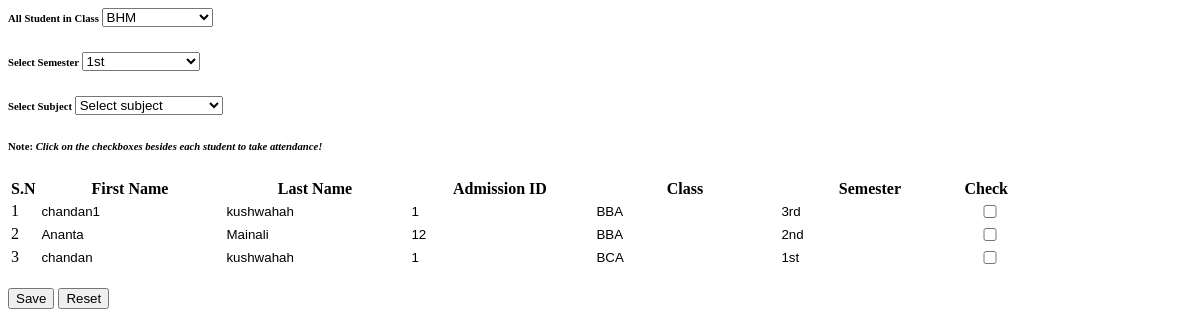
/admin/pages/attendance/takeAttendance.php, run on an earlier commit of the app's database.
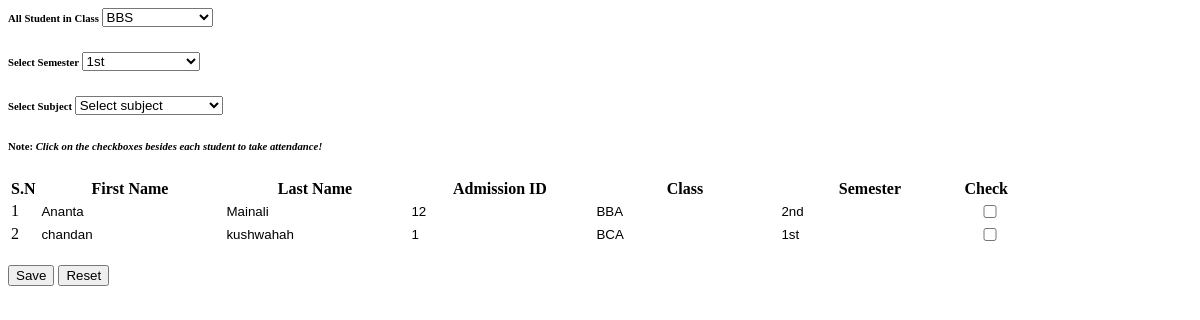
And on a later commit of the database.
### tables this page shows
CREATE TABLE `students` (
  `id` int(11) NOT NULL,
  `fname` varchar(40) NOT NULL,
  `lname` varchar(20) NOT NULL,
  `gender` varchar(10) NOT NULL,
  `dob` varchar(20) NOT NULL,
  `blood` varchar(11) NOT NULL,
  `religion` varchar(20) NOT NULL,
  `email` varchar(50) NOT NULL,
  `admissionid` varchar(20) NOT NULL,
  `section` varchar(10) NOT NULL,
  `shortbio` varchar(400) NOT NULL,
  `phone` varchar(10) NOT NULL,
  `class` varchar(10) NOT NULL,
  `semester` varchar(4) NOT NULL,
  `image` varchar(255) DEFAULT NULL
);

### admin/pages/attendance/takeAttendance.php (the view, shortened to what this page needs)
<?php
include dirname(__DIR__, 3). '/config.php';
$selected_class = isset($_POST['class']) ? $_POST['class'] : '';
$selected_semester = isset($_POST['semester']) ? $_POST['semester'] : '';
$students = [];
$sql = "SELECT fname, lname, admissionid, class, semester FROM students WHERE 1";
$result = mysqli_query($conn, $sql);
if (mysqli_num_rows($result) > 0) {
    while ($row = mysqli_fetch_assoc($result)) {
        $students[] = $row;
    }
}
$classes = [];
$sql2 = "SELECT DISTINCT classes FROM classes";
$result2 = mysqli_query($conn, $sql2);
if (mysqli_num_rows($result2) > 0) {
    while ($row = mysqli_fetch_assoc($result2)) {
        $classes[] = $row;
    }
}
$subjects = [];
            ?>
<form method="post">
    <div class="row">
        <div class="col-lg-12">
            <div class="card mb-4">
                <div class="card-header py-3 d-flex flex-row align-items-center justify-content-between">
                    <h6 class="m-0 font-weight-bold text-primary">All Student in Class
                        <select name="class" onchange="this.form.submit()">
                            <?php
                            if( !empty( $classes ) && is_array($classes )) {
                                foreach ($classes as $class) {
                                    $is_selected = ($selected_class == strtoupper($class['classes'])) ? 'selected' : '';
                                    echo "<option value='" . strtoupper($class['classes']) . "' $is_selected>" . strtoupper($class['classes']) . "</option>";
                                }
                            }
                            ?>
                        </select>
                    </h6>
                    <h6 class="m-0 font-weight-bold text-primary">Select Semester
                        <select name="semester" onchange="this.form.submit()">
                            <option value="1st" <?php echo ($selected_semester == "1st") ? "selected" : ""; ?>>1st</option>
                        </select>
                    </h6>
                    <h6 class="m-0 font-weight-bold text-primary">Select Subject
                        <select name="subject">
                            <option value="" disabled <?php echo empty($subjects) ? 'selected' : ''; ?>>Select subject</option>
                        </select>
                    </h6>
                    <h6 class="m-0 font-weight-bold text-danger">Note: <i>Click on the
                            checkboxes besides each student to take attendance!</i></h6>
                </div>
                <div class="table-responsive p-3">
                    <table class="table align-items-center table-flush table-hover">
                        <thead class="thead-light">
                            <tr>
                                <th>S.N</th>
                                <th>First Name</th>
                                <th>Last Name</th>
                                <th>Admission ID</th>
                                <th>Class</th>
                                <th>Semester</th>
                                <th>Check</th>
                            </tr>
                        </thead>
                        <tbody>
                            <?php
                            $i = 1;
                            foreach ($students as $row) {
                                ?>
                                <tr>
                                    <td><?php echo $i; ?></td>
                                    <td><input name="fname" type="text" value="<?php echo htmlspecialchars($row['fname']); ?>" readonly></td>
                                    <td><input name="lname" type="text" value="<?php echo htmlspecialchars($row['lname']); ?>" readonly></td>
                                    <td><input name="admission_id" type="text" value="<?php echo htmlspecialchars($row['admissionid']); ?>" readonly></td>
                                    <td><input name="classes" type="text" value="<?php echo htmlspecialchars($row['class']); ?>" readonly></td>
                                    <td><input name="semester" type="text" value="<?php echo htmlspecialchars($row['semester']); ?>" readonly></td>
                                    <td><input name="status" type="checkbox" name="attendance[<?php echo $i; ?>]"></td>
                                </tr>
                                <?php
                                $i++;
                            }
                            ?>
                        </tbody>
                    </table>
                    <br>
                    <button type="submit" name="save" class="btn btn-primary">Save</button>
                    <button type="reset" name="reset" class="btn btn-danger">Reset</button>
                </div>
            </div>
        </div>
    </div>
</form>

### admin/pages/attendance/takeAttendance.php (style rules this page uses)
form input { border: none; background: none; width: 100%; }
form input[type='checkbox'] { font-size: 100px; }

What changed in the data, as far as the page shows it:
removed students: fname "chandan1", lname "kushwahah", admission_id "1", classes "BBA", semester "3rd"
Also different on the page:
form field class: "BHM" → "BBS"
